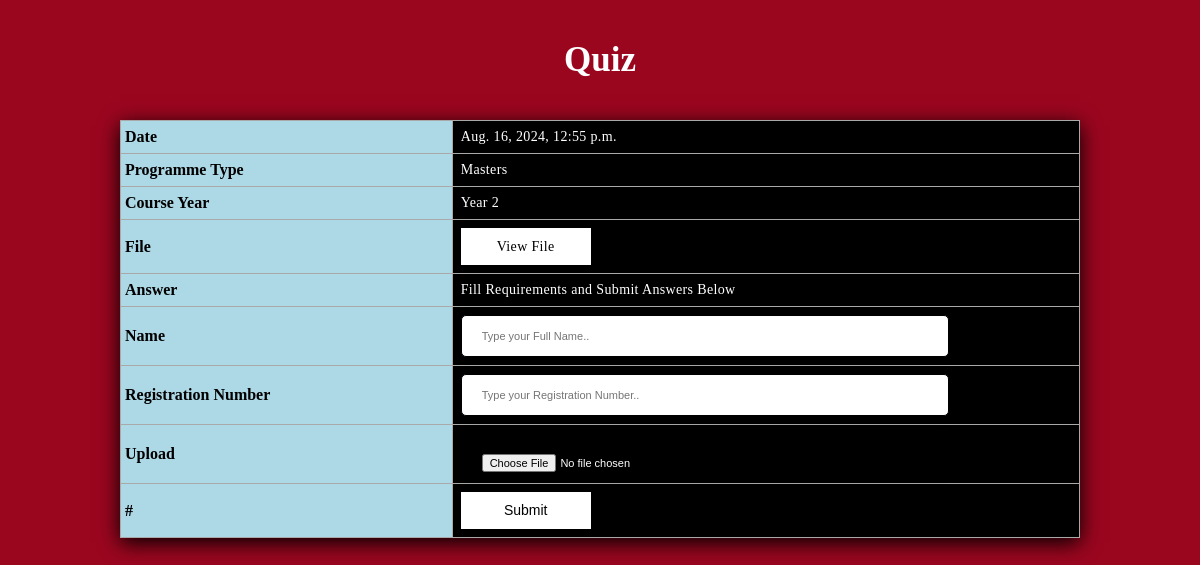
/masters-2-quiz/task, run on the app's committed database.
### lecture/models.py (models this page shows, shortened)
class Lecturer_View(models.Model):
    user = models.ForeignKey(User, on_delete=models.CASCADE)
    programme = models.CharField(max_length=100, choices=PROGRAMME, default='Select Programme')
    year = models.CharField(max_length=100, choices=YEAR, default='Select Year')
    task = models.CharField(max_length=100, choices=TASK, default='Select Task')
    upload =  models.FileField(upload_to='docs/', blank=True,validators=[result_file])
    number_of_student = models.IntegerField(blank=True,default=000000000000)
    date = models.DateTimeField(default=timezone.now)
    slug = models.SlugField(unique=True, blank=True)

### lecture/views.py (the view)
# urls.py: path(r'<slug>/task', Task_View, name='task'),
def Task_View(request, slug):
    task = Lecturer_View.objects.get(slug=slug)
    if 'assignment' in request.POST:
    	form = AA(request.POST, files=request.FILES)
    	if form.is_valid():
    		name = form.cleaned_data['name']
    		reg_number = form.cleaned_data['reg_number']
    		ass_upload = form.cleaned_data['ass_upload']
    		form_qus = form.save(commit=False)
    		form_qus = Assignment_Answers(question=task, name=name, reg_number=reg_number, ass_upload=ass_upload)
    		form_qus.save()
    		messages.info(request,f"{name} with registration number {reg_number}, your assignment has been submitted")
    		return redirect('lecture:home')
    else:
    	form = AA()
    if 'quiz' in request.POST:
    	form_q = QuizAA(request.POST, files=request.FILES)
    	if form_q.is_valid():
    		name = form_q.cleaned_data['name']
    		reg_number = form_q.cleaned_data['reg_number']
    		quiz_upload = form_q.cleaned_data['quiz_upload']
    		form_qus = form_q.save(commit=False)
    		form_qus = Quiz_Answers(question=task, name=name, reg_number=reg_number, quiz_upload=quiz_upload)
    		form_qus.save()
    		messages.info(request,f"{name} with registration number {reg_number}, your quiz has been submitted")
    		return redirect('lecture:home')
    else:
    	form_q = QuizAA()
    return render(request, 'folder/task_detail.html', {'task': task,"form":form,"form_q":form_q})

### lecture/forms.py
class AA(forms.ModelForm):
    class Meta:
        model = Assignment_Answers
        fields = ['name', 'reg_number', 'ass_upload']

class QuizAA(forms.ModelForm):
    class Meta:
        model = Quiz_Answers
        fields = ['name', 'reg_number', 'quiz_upload']

### lecture/templates/folder/task_detail.html (shortened to what this page needs)
{% load static %}
<!DOCTYPE html>
<html>
<head>
	<link rel="stylesheet" type="text/css" href="{% static 'fontawesome/css/all.min.css' %}">
</head>
<body>
	<div class="table-container">
		{% if task.task == 'Quiz' %}
		<h1 class="heading">Quiz</h1>
		{% endif %}
		<table class="table">
			<tbody>
				<tr>
					<th>Date</th>
					<td>{{task.date}}</td>
				</tr>
				<tr>
					<th>Programme Type</th>
					<td>{{task.programme}}</td>
				</tr>
				<tr>
					<th>Course Year</th>
					<td>Year {{task.year}}</td>
				</tr>
				<tr>
					<th>File</th>
					<td><a href="{{task.upload.url}}" class="bttn">View File</a></td>
				</tr>
				{% if task.task == 'Quiz' %}
				<tr>
					<th>Answer</th>
					<td>Fill Requirements and Submit Answers Below</td>
				</tr>
				<form method = "POST" enctype="multipart/form-data">
				<tr>
					<th>Name</th>
					<td>{{form_q.name}}</td>
				</tr>
				<tr>
					<th>Registration Number</th>
					<td>{{form_q.reg_number}}</td>
				</tr>
				<tr>
					<th>Upload</th>
					<td>{{form_q.quiz_upload}}</td>
				</tr>
				<tr>
					<th>#</th>
					<td><button type="submit" class="bttn" name="quiz" style="cursor: pointer;">Submit</button></td>
				</tr>
				</form>
				{% endif %}
			</tbody>
		</table>
	</div>
</body>
</html>

### lecture/templates/folder/task_detail.html (style rules this page uses)
* { margin: 0; padding: 0; box-sizing: border-box; outline: none; }
body { background-color: rgb(155, 6, 31); }
.table-container { padding: 0 10%; margin: 40px auto 0; }
.heading { font-size: 35px; text-align: center; color: white; margin-bottom: 40px; }
.table { width: 100%; border-collapse: collapse; box-shadow: 0 5px 20px rgba(0, 0, 0, 1.2); }
.table th { background-color: lightblue; color: black; border: 1px solid darkgray; text-align: left; padding: 4px; }
.table tbody tr td { font-size: 14px; font-weight: normal; background-color: black; letter-spacing: 0.35px; color: white; opacity: 1; padding: 8px; border: 1px solid darkgray; }
.table tbody tr td .bttn { width: 130px; text-decoration: none; line-height: 35px; display: inline-block; color: black; background-color: white; font-weight: medium; text-align: center; vertical-align: middle; user-select: none; border: 1px solid transparent; font-size: 14px; opacity: 1; }
.table input { height: 30px; width: 80%; padding: 20px; border-radius: 5px; border: 1px solid black; outline: none; box-shadow: 0 3px 6px rgba(0, 0, 0, 0.4); font-size: 11px; }

### data on the page
Lecturer_View: date "Aug. 16, 2024, 12:55 p.m.", programme "Masters", year "2"
